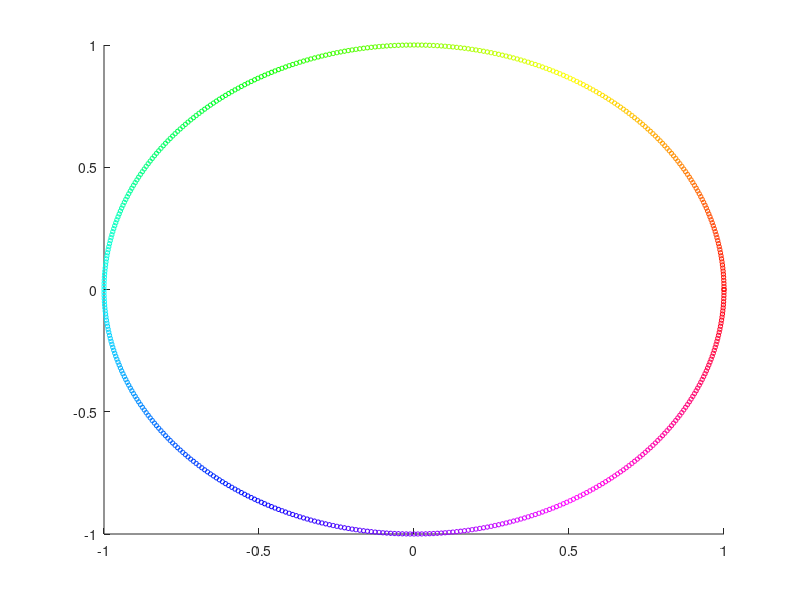

MATLAB code to generate this figure: (Note: this script raises an error after producing the figure.)
('V:\Mouse\KDM-SYN-100824B\aligned stacks')

%make evenly spaced points on the color circle
hue=0:.002:1;

%calculate the difference in hue between all the points
%setup matrices with values of hue1 and hue2
[h1,h2]=meshgrid(hue,hue);
%calculate the absolute difference
dhue=abs(h1-h2);
%for hues more than .5 apart, take the complement distance which is smaller
badones=find(dhue>.5);
dhue(badones)=1-dhue(badones);



%we want constant saturation and value for our HSV values
saturation=ones(size(hue));
value=ones(size(hue));

%construct an hsv colormap
hsv=[hue;saturation;value]';

%plot out our color wheel
figure(1);
clf;
%calculate the x and y positions
x=cos(hue*2*pi);
y=sin(hue*2*pi);
%scatter plot the results using our hsv values to color them
scatter(x,y,10,hsv2rgb(hsv));

%load the data
data=load('synapsinR_7thA.tif.Pivots.txt.Features.txt');

data=data(:,[1 2 3 4 7 8 9 10 13 14 15 16 19 20 21 22 25 26 27 28 31 32 33 34 37 38 39 40 43 44 45 46 49 50 51 52 55 56 57 58 61 62 63 64 67 68 69 70 73 74 75 76 79 80 81 82 91 92 93 94]);
%N is the number of synapses
N=size(data,1);
%M is the number of features
M=size(data,2);
%%
%K is the number of points in our kohonen network
K=length(hue);

%calculate the min, max, range, standard deviation and mean
%of every feature
maxvals=max(data,1);
minvals=min(data,1);
range=maxvals-minvals;
stds=std(data,[],1);
means=mean(data,1);

%normalize the data, by subtracting the mean and dividing by the standard
%deviation of every feature
data=(data-repmat(means,N,1))./repmat(stds,N,1);

%start out with random positions for each member of the kohonen network
%in this normalized space.  Each row is a member of our network along the
%color wheel, each column is the value in the dimension of the feature space.
positions=randn(K,M);
%%

%loop through time
T=50000;
counts=zeros(1,K);

for t=1:T
    
    %have a factor which gets smaller and smaller over time
    eta=.3*exp(-t/(T/5))+1*exp(-t/(100));;
    
    %define the coefficents which will modulate the pull of all the other hues
    %when you pull on one.
    sig_hue=.01*((T-t)/T)+.005+.2*exp(-t/(5000))+1*exp(-t/(100));
    move_coeff=exp(-dhue.^2/(2*sig_hue.^2));
    
    %pull out a random index from all the synanpses
    randguy=ceil(N*rand(1));
    
    %calculate the differential vector from our random guy
    %to each of the members of the kohonen network
    deltv_inspace=repmat(data(randguy,:),K,1)-positions;
    
    %calculate the absolute euclidean distance
    distances_inspace=sqrt(sum(deltv_inspace.^2,2));
    
    %find out the minimum distance amongst the members of the kohonen
    %network and which member is the minimum
    [mindist,minguy]=min(distances_inspace);
    
    %calculate the delta vector that we want to move each of the members
    %of the kohonen network.  It should be in the direction of the
    %difference between each member and the random point
    %but modulated in strength by eta, and the movement coefficents
    %which will drag the guy closest and the guys near the closest guy
    %(near in terms of the color hue space) farther than those "far" away
    %(again.. far in terms of the color hue space).
    positions=positions+eta*repmat(move_coeff(:,minguy),1,M).*deltv_inspace;
    
    counts(minguy)=counts(minguy)+1;
    %plot out the positions every 100th time step
    if (mod(t,100)==1)
        
        figure(4);
        clf;
        bar(counts);
        
        figure(5);
        clf;
        for i=1:4
            subplot(2,2,i)
            imagesc(positions(:,1+i-1:4:end));
            caxis([-1 1]);
        end
        
        
    end
end
%%
%after we have the positions of the synapse we want to go through the
%entire list of synapses, find the kohonen network guy closest
%and then give him the hue value of that closest guy
N=length(data);
data_hue=zeros(N,1);
mindist=zeros(N,1);
minguy=zeros(N,1);
for i=1:N
    
    if mod(i,10000)==1
        
        disp(i*1.0/N);
        
        disp(i);
    end
    delt=repmat(data(i,:),K,1)-positions;
    dist=sum(delt.^2,2);
    [mindist(i),minguy(i)]=min(dist);
    data_hue(i)=hue(minguy(i));
end
%%
numbins=150;
dist_prob=zeros(K,numbins+1);
for i=1:K
    
    dist_prob(i,:)=histc(mindist(minguy==i),0:numbins);
    
    dist_prob(i,:)=dist_prob(i,:)./(repmat(sum(dist_prob(i,:),2),1,numbins+1));
    
    
end

%%
%we want constant saturation and value for our HSV values
data_hsv=[data_hue ones(size(data_hue)) ones(size(data_hue))];

%convert this to RGB values from 0 to 255
data_rgb=floor(256*hsv2rgb(data_hsv));

%save this as a txt file
fid=fopen('synapsinR_7thA.tif.Pivots.kohonen_rgb5.txt','w');
fprintf(fid,'%d,%d,%d\n',data_rgb');
fclose(fid);
%%

classes=zeros(size(data,1),4);
classes(:,1)=load('VGluT1Predictions.txt');
classes(:,2)=load('VGluT2Predictions.txt');
classes(:,3)=load('GabaPredictions.txt');
classes(:,4)=load('THPredictions.txt');




%%
pivots=load('synapsinR_7thA.tif.Pivots.txt');
data_minguy=round(data_hue*500);
data_minguy=data_minguy+1;

numbins=100;
densities=zeros(K,numbins);

for i=1:K
    goodones=find(data_minguy==i);
    N=hist(pivots(goodones,2),numbins);
    densities(i,:)=N;
    
end
densities_norm=densities./repmat(sum(densities,2),1,numbins);

%%

%%
borders=[399 411;
    390 400;
    22 30;
    145 154]
figure(11);
clf;
hold on;
for i=1:size(borders,1)
    goodones=find(and(data_minguy>borders(i,1),data_minguy<borders(i,2)));
    switch i
        case 1
            string='bx'
        case 2
            string = 'rx'
        case 3
            string='gx'
        case 4
            string ='kx';
        case 5
            string ='kx';
    end
            
            
            plot(phypos(goodones,1),-phypos(goodones,2),string);
    
    
end

%%
bottom=.15;
height=.75;
std_buff=.03;
numplots=2;
mini=.02;
std_width=(1-mini-std_buff*numplots-.005)/numplots;
std_total=std_width+std_buff;

figure(90);
set(gcf,'Position',[20 500 1024 768]);
clf;

SUBPLOT('position',[0 bottom mini height]);
scatter(zeros(1,K),-(1:K),10,hsv2rgb(hsv));
axis tight;
xlim([-.01 .01]);
axis off;

% Set the X-Tick locations so that every other month is labeled.
%Xt = 1:2:11;
%Xl = [1 12];
%set(gca,'XTick',Xt,'XLim',Xl);

% Add the months as tick labels.
labels = ['Synap ';
    'Synap ';
    'VGlut1';
    'VGlut1';
    'VGlut2';
    'Vglut3';
    'psd   ';
    'gad   ';
    'VGAT  ';
    'PV    ';
    'Gephyr';
    'GABAR1';
    'TH    ';
    'VACht ';
    'DAPI  '];

SUBPLOT('position',[mini+std_buff bottom std_width height]);
set(gca,'FontSize',16)
imagesc(positions(:,1:4:end));
caxis([-2 5]);
ylabel('Points on Circle');
%xlabel('Channels');
title('Localized Brightness');
%set(gca,'XTick',[1:14]);
%set(gca,'XTickLabel',{'syna','synaGP','vglut1-3', 'vglut1-8', 'vglut3-1','psd','gad','vgat','pv','gephy','GABARa1','TH','VAChT','DAPI'})
% Place the text labels
set(gca,'XTick',.5:1:size(labels,1),'Xlim',[0.5 size(labels,1)+.5]);
ax = axis; % Current axis limits
axis(axis); % Set the axis limit modes (e.g. XLimMode) to manual
Yl = ax(3:4); % Y-axis limits
t = text((.75:1:size(labels,1)),(K+5)*ones(1,size(labels,1)),labels);
set(t,'HorizontalAlignment','right','VerticalAlignment','top','Rotation',90,'FontSize',16);
set(gca,'XTickLabel','');
colormap gray;
for i=1:size(borders,1)
   
    line([0 16],[borders(i,1) borders(i,1)]);
    line([0 16],[borders(i,2) borders(i,2)]);
    
end


% SUBPLOT('position',[mini+std_buff+std_total bottom std_width height]);
% imagesc(positions(:,3:4:end));
% caxis([-2 5]);
% set(gca,'XTick',.5:1:size(labels,1),'Xlim',[0.5 size(labels,1)+.5]);
% %xlabel('Channels');
% title('Distance to COM');
% t = text((.75:1:size(labels,1)),(K+5)*ones(1,size(labels,1)),labels);
% set(t,'HorizontalAlignment','right','VerticalAlignment','top', 'Rotation',90);
% set(gca,'XTickLabel','');

SUBPLOT('position',[mini+std_buff+std_total bottom std_width height]);
set(gca,'FontSize',16)
imagesc(1:max(pivots(:,2)),1:501,densities_norm);
colormap gray;
set(gca,'YTick',[]);
xlabel('Percentage through volume in Y');
title('Normalized density of types');
for i=1:size(borders,1)
   
    h=line([0 max(pivots(:,2))],[borders(i,1) borders(i,1)]);
    h2=line([0 max(pivots(:,2))],[borders(i,2) borders(i,2)]);
  
end

% SUBPLOT('position',[mini+std_buff+3*std_total bottom std_width height]);
% N=hist(data_minguy,500);
% barh(N);
% axis tight;
% set(gca,'YTick',[]);
% xlabel('Frequency');
% title('Frequency of types');
%
% SUBPLOT('position',[mini+std_buff+4*std_total bottom std_width height]);
% imagesc(dist_prob);
% set(gca,'YTick',[]);
% xlabel('Distance (standard deviations^2)');
% title('Distribution of distances to circle');


%%





